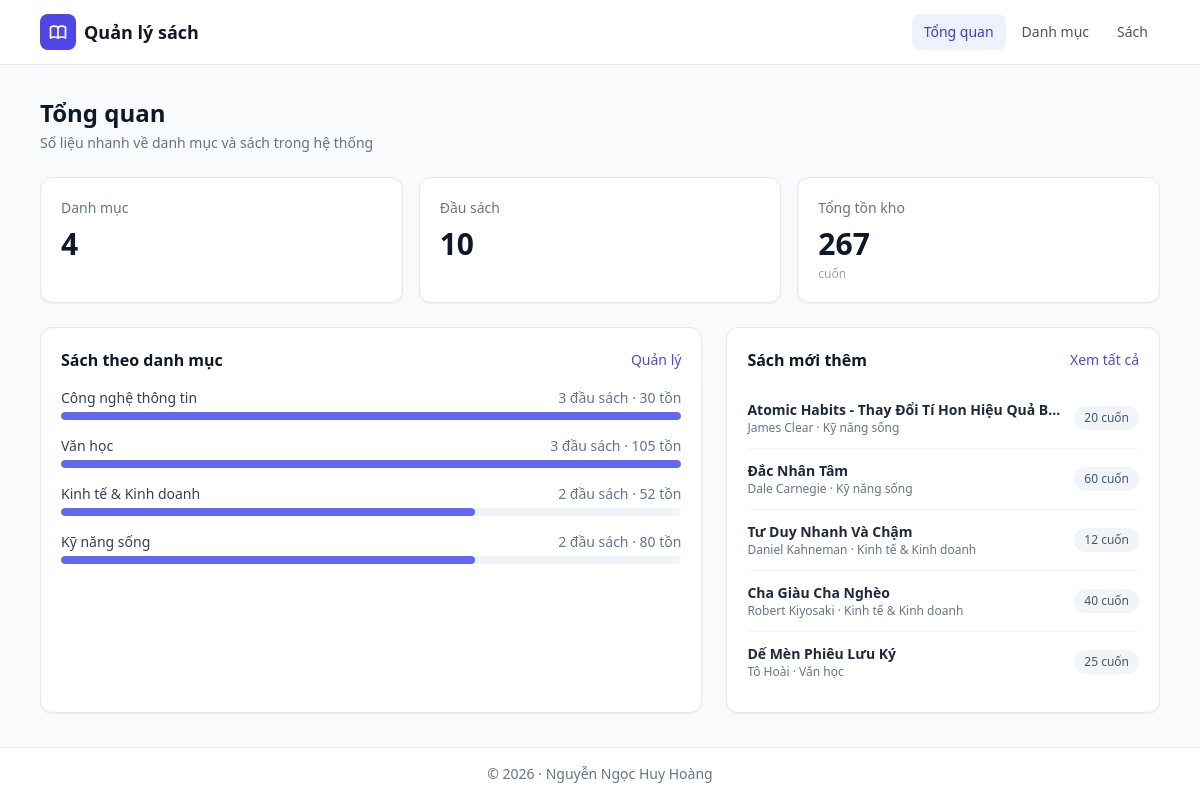
The page / on the database its author committed.
### book_management/models.py (models this page shows, shortened)
class Category(db.Model):
    __tablename__ = "categories"
    id: Mapped[int] = mapped_column(primary_key=True)
    name: Mapped[str] = mapped_column(String(100), unique=True, nullable=False)
    description: Mapped[str | None] = mapped_column(Text, nullable=True)
    books: Mapped[list["Book"]] = relationship(back_populates="category")

class Book(db.Model):
    __tablename__ = "books"
    id: Mapped[int] = mapped_column(primary_key=True)
    title: Mapped[str] = mapped_column(String(200), nullable=False)
    author: Mapped[str] = mapped_column(String(100), nullable=False)
    price: Mapped[float] = mapped_column(Float, default=0.0)
    stock: Mapped[int] = mapped_column(Integer, default=0)
    category_id: Mapped[int] = mapped_column(
        ForeignKey("categories.id"), nullable=False
    )
    category: Mapped["Category"] = relationship(back_populates="books")

### book_management/routes.py (the view)
@main_bp.route("/")
def dashboard():
    total_categories = db.session.scalar(db.select(func.count(Category.id))) or 0
    total_books = db.session.scalar(db.select(func.count(Book.id))) or 0
    total_stock = db.session.scalar(db.select(func.coalesce(func.sum(Book.stock), 0)))
    rows = db.session.execute(
        db.select(
            Category.id,
            Category.name,
            func.count(Book.id),
            func.coalesce(func.sum(Book.stock), 0),
        )
        .outerjoin(Book, Book.category_id == Category.id)
        .group_by(Category.id)
        .order_by(func.count(Book.id).desc(), Category.name)
    ).all()
    category_stats = [
        {"id": r[0], "name": r[1], "books": r[2], "stock": r[3]} for r in rows
    ]
    recent_books = db.session.scalars(
        db.select(Book).order_by(Book.id.desc()).limit(5)
    ).all()
    return render_template(
        "dashboard.html",
        total_categories=total_categories,
        total_books=total_books,
        total_stock=total_stock,
        category_stats=category_stats,
        max_books=max([c["books"] for c in category_stats], default=0),
        recent_books=recent_books,
    )

### book_management/templates/dashboard.html (shortened to what this page needs)
{% extends 'base.html' %}
{% from 'macros/ui.html' import page_header, stat_card %}
{% block content %}
{{ page_header('Tổng quan', 'Số liệu nhanh về danh mục và sách trong hệ thống') }}
<div class="grid gap-4 sm:grid-cols-3">
  {{ stat_card('Danh mục', total_categories) }}
  {{ stat_card('Đầu sách', total_books) }}
  {{ stat_card('Tổng tồn kho', '{:,.0f}'.format(total_stock), 'cuốn') }}
</div>
<div class="grid gap-6 lg:grid-cols-5">
  <section class="rounded-xl border border-slate-200 bg-white p-5 shadow-sm lg:col-span-3">
    <div class="mb-4 flex items-center justify-between">
      <h2 class="font-bold text-slate-900">Sách theo danh mục</h2>
      <a href="{{ url_for('main.list_categories') }}" class="text-sm font-medium text-indigo-600 hover:underline">Quản lý</a>
    </div>
    {% if category_stats %}
    <ul class="space-y-4">
      {% for c in category_stats %}
      <li>
        <a href="{{ url_for('main.list_books', category_id=c.id) }}" class="group block">
          <div class="mb-1 flex items-center justify-between text-sm">
            <span class="font-medium text-slate-700 group-hover:text-indigo-600">{{ c.name }}</span>
            <span class="text-slate-500">{{ c.books }} đầu sách · {{ c.stock }} tồn</span>
          </div>
          <div class="h-2 overflow-hidden rounded-full bg-slate-100">
            <div class="h-full rounded-full bg-indigo-500" style="width: {{ (c.books / max_books * 100) if max_books else 0 }}%"></div>
          </div>
        </a>
      </li>
      {% endfor %}
    </ul>
    {% else %}
    <p class="py-6 text-center text-sm text-slate-500">
      Chưa có danh mục nào. <a href="{{ url_for('main.add_category') }}" class="font-medium text-indigo-600 hover:underline">Thêm danh mục đầu tiên</a>
    </p>
    {% endif %}
  </section>
  <section class="rounded-xl border border-slate-200 bg-white p-5 shadow-sm lg:col-span-2">
    <div class="mb-4 flex items-center justify-between">
      <h2 class="font-bold text-slate-900">Sách mới thêm</h2>
      <a href="{{ url_for('main.list_books') }}" class="text-sm font-medium text-indigo-600 hover:underline">Xem tất cả</a>
    </div>
    {% if recent_books %}
    <ul class="divide-y divide-slate-100">
      {% for book in recent_books %}
      <li class="flex items-center justify-between gap-3 py-3">
        <div class="min-w-0">
          <p class="truncate text-sm font-semibold text-slate-800">{{ book.title }}</p>
          <p class="truncate text-xs text-slate-500">{{ book.author }} · {{ book.category.name }}</p>
        </div>
        <span class="shrink-0 rounded-full bg-slate-100 px-2.5 py-1 text-xs font-medium text-slate-600">{{ book.stock }} cuốn</span>
      </li>
      {% endfor %}
    </ul>
    {% else %}
    <p class="py-6 text-center text-sm text-slate-500">Chưa có sách nào.</p>
    {% endif %}
  </section>
</div>
{% endblock %}

### book_management/templates/base.html (shortened to what this page needs)
<!doctype html>
<html lang="vi">
  <head>
    <script src="https://cdn.tailwindcss.com"></script>
  </head>
  <body
    class="flex min-h-screen flex-col bg-slate-50 text-slate-800 antialiased"
  >
    {% from 'macros/ui.html' import flash_messages %}
    <header class="sticky top-0 z-30 border-b border-slate-200 bg-white">
      <div
        class="mx-auto flex h-16 max-w-6xl items-center justify-between px-4"
      >
        <a
          href="{{ url_for('main.dashboard') }}"
          class="flex items-center gap-2 text-lg font-bold text-slate-900"
        >
          <span
            class="flex h-9 w-9 items-center justify-center rounded-lg bg-indigo-600 text-white"
          >
          </span>
          Quản lý sách
        </a>
        <nav class="flex items-center gap-1 text-sm font-medium">
          {% set menu = [ ('Tổng quan', url_for('main.dashboard'),
          request.endpoint == 'main.dashboard'), ('Danh mục',
          url_for('main.list_categories'),
          request.path.startswith('/categories')), ('Sách',
          url_for('main.list_books'), request.path.startswith('/books')) ] %} {%
          for label, href, active in menu %}
          <a
            href="{{ href }}"
            class="rounded-lg px-3 py-2 transition {{ 'bg-indigo-50 text-indigo-700' if active else 'text-slate-600 hover:bg-slate-100 hover:text-slate-900' }}"
            >{{ label }}</a
          >
          {% endfor %}
        </nav>
      </div>
    </header>
    <main class="mx-auto w-full max-w-6xl flex-1 space-y-6 px-4 py-8">
      {{ flash_messages() }} {% block content %}{% endblock %}
    </main>
    <footer class="border-t border-slate-200 bg-white">
      <div
        class="mx-auto max-w-6xl px-4 py-4 text-center text-sm text-slate-500"
      >
        © 2026 · Nguyễn Ngọc Huy Hoàng
      </div>
    </footer>
  </body>
</html>

### book_management/templates/macros/ui.html (shortened to what this page needs)
{% macro page_header(title, subtitle='', action_url=None, action_label='Thêm mới', back=False) -%}
<div class="flex flex-col gap-3 sm:flex-row sm:items-center sm:justify-between">
  <div>
    <h1 class="text-2xl font-bold text-slate-900">{{ title }}</h1>
    {% if subtitle %}<p class="mt-1 text-sm text-slate-500">{{ subtitle }}</p>{% endif %}
  </div>
</div>
{%- endmacro %}
{% macro stat_card(title, value, hint='') -%}
<div class="rounded-xl border border-slate-200 bg-white p-5 shadow-sm">
  <p class="text-sm font-medium text-slate-500">{{ title }}</p>
  <p class="mt-2 text-3xl font-bold text-slate-900">{{ value }}</p>
  {% if hint %}<p class="mt-1 text-xs text-slate-400">{{ hint }}</p>{% endif %}
</div>
{%- endmacro %}

### rows shown on the page
Category: name "Công nghệ thông tin", books "3", stock "30", {{ (c.books / max_books * 100) if max_books else 0 }} 100.0 (drawn)
Category: name "Văn học", books "3", stock "105", {{ (c.books / max_books * 100) if max_books else 0 }} 100.0 (drawn)
Category: name "Kinh tế & Kinh doanh", books "2", stock "52", {{ (c.books / max_books * 100) if max_books else 0 }} 66.66666666666666 (drawn)
Category: name "Kỹ năng sống", books "2", stock "80", {{ (c.books / max_books * 100) if max_books else 0 }} 66.66666666666666 (drawn)
Book: title "Atomic Habits - Thay Đổi Tí Hon Hiệu Quả B…", author "James Clear", category.name "Kỹ năng sống", stock "20"
Book: title "Đắc Nhân Tâm", author "Dale Carnegie", category.name "Kỹ năng sống", stock "60"
Book: title "Tư Duy Nhanh Và Chậm", author "Daniel Kahneman", category.name "Kinh tế & Kinh doanh", stock "12"
Book: title "Cha Giàu Cha Nghèo", author "Robert Kiyosaki", category.name "Kinh tế & Kinh doanh", stock "40"
Book: title "Dế Mèn Phiêu Lưu Ký", author "Tô Hoài", category.name "Văn học", stock "25"

### other values the page prints
{{ label }} "Tổng quan" "Danh mục" "Sách"
{{ title }} "Tổng quan"
{{ subtitle }} "Số liệu nhanh về danh mục và sách trong hệ thống"
{{ title }} "Danh mục Đầu sách Tổng tồn kho"
{{ value }} "4 10 267"
{{ hint }} "cuốn"
